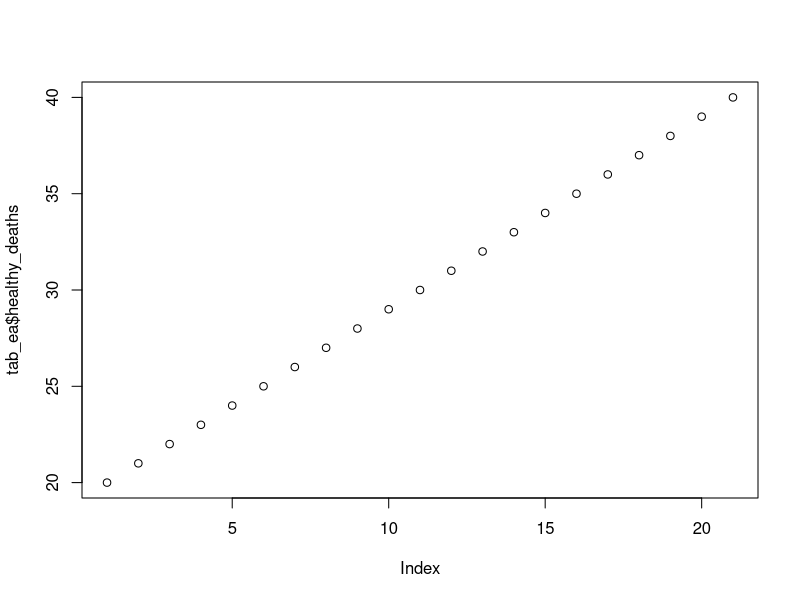

This figure's R source: (Note: this script raises an error after producing the figure.)
library(tidyverse) # CRAN v1.3.0
library(readxl) # CRAN v1.3.1
library(reshape2) # CRAN v1.4.4
library(grid)
library(ggtext) # [github::wilkelab/ggtext] v0.1.0
library(cowplot) # CRAN v1.0.0
tab_fa <- read_excel("Table Fa.xlsx")

tab_ea <- read_excel("Table EA.xlsx")

plot(tab_ea$Age,tab_ea$healthy_deaths)

tab_ea <- tab_ea %>%
  select(Age, healthy_living = `Englishmen Living`, healthy_deaths=`Englishmen Dying Yearly`)

tab_fa <- tab_fa %>% mutate(dead = lag(cumsum(Dying)),
                 inval = lag(cumsum(Invalided)),
                 death_inval_ratio=Invalided/Dying) %>%
  select(Age, living=Living, dead, inval, death_inval_ratio)

combined_tbl <- inner_join(tab_fa, tab_ea, by=c("Age")) %>%
  mutate(projected_inval = death_inval_ratio*healthy_deaths,
         healthy_dead = lag(cumsum(healthy_deaths)),
         healthy_inval = lag(cumsum(projected_inval)),
         healthy_living = 10000-(healthy_dead+healthy_inval)) %>%
  select(Age,living, dead, inval, healthy_living, healthy_dead, healthy_inval)

living_mlt <- combined_tbl %>%
  select(Age, army=living, englishmen=healthy_living) %>%
  melt(id.vars=c("Age"), variable.name="group", value.name = "n_living") %>%
  replace_na(list(n_living = list(10000)))

dead_mlt <- combined_tbl %>%
  select(Age, army=dead, englishmen=healthy_dead) %>%
  melt(id.vars=c("Age"), variable.name="group", value.name = "n_dead") %>%
  replace_na(list(n_dead = list(0)))

inval_mlt <- combined_tbl %>%
  select(Age, army=inval, englishmen=healthy_inval) %>%
  melt(id.vars=c("Age"), variable.name="group", value.name = "n_inval") %>%
  replace_na(list(n_inval = list(0)))

plt_df <- inner_join(living_mlt, dead_mlt, by=c("Age", "group")) %>% inner_join(inval_mlt, by=c("Age", "group"))

custom_y=c("0", paste(seq(1,10, by=1), "000", sep=","))
custom_x = c(20, 1:9,30, 1:9,40)

loss_df <- data.frame(label=rep("Loss",2), x=c(33,33), y=c(7700, 8400), condition=rep(NA,2), group=c("army","englishmen"))
by_df <- data.frame(label=rep("by",2), x=c(35.5,34.9), y=c(7000, 8150), condition=rep(NA,2), group=c("army","englishmen"))
in_text_df <- data.frame(label=rep("Invaliding",2), x=c(37.25,37.25), y=c(6150, 7700), condition=rep(NA,2), group=c("army","englishmen"))

multi_state <- plt_df %>%
  mutate(n_dead=as.numeric(n_dead),
         n_living=as.numeric(n_living),
         n_inval=as.numeric(n_inval),
         ) %>%
  melt(id.vars=c("Age", "group"), variable.name="condition", value.name = "n_body") %>%
  mutate(condition=factor(condition, levels=c("n_dead", "n_inval", "n_living"))) %>%
  ggplot()+
  facet_wrap(~group, scales = "free")+
  aes(x=Age, y=n_body, fill=condition)+
  geom_line(data=. %>% filter(condition=="n_living"), color="darkgrey")+
  geom_line(aes(y=10000-n_body), data=. %>% filter(condition=="n_dead"), color="darkgrey")+
  geom_area(alpha=0.5)+
  geom_vline(xintercept = 30)+
  scale_x_continuous(expand = c(0,0), position = "top", breaks=seq(20,40, by=1),
                     labels = custom_x)+
  scale_y_continuous(expand = c(0,0), breaks = seq(0,10000, by=1000),
                     labels = custom_y)+
  scale_fill_manual(values = c("cornflowerblue", "yellow", "tomato"))+
  coord_cartesian(clip="off", ylim = c(0,10000))+
  theme_light()+
  theme(legend.position = "none",
        panel.grid.major = element_line(color="darkgrey"),
        panel.grid.minor = element_blank(),
        axis.ticks = element_blank(),
        axis.title = element_blank(),
        axis.text.x = element_text(family="serif", face="italic", size=11),
        axis.text.y = element_text(family="serif", face="italic", size=14),
        strip.text = element_blank(),
        panel.spacing = unit(8, "lines"),
        plot.background = element_rect(fill=alpha("burlywood1"), color="burlywood1"),
        plot.margin = margin(b=20, t=20, r=20))+
  annotate(geom = "text", x = 25, y=-350, label="Young Soldiers", size=5, family="serif", fontface="italic")+
  annotate(geom = "text", x = 35, y=-350, label="Veterans", size=5, family="serif", fontface="italic")+
  annotate(geom = "text", x = 20.5, y=-350, label="20",family="serif", fontface="italic")+
  annotate(geom = "text", x = 30, y=-350, label="30", size=5, family="serif", fontface="italic")+
  annotate(geom = "text", x = 30, y=11200, label="Years", size=5, family="serif", fontface="italic")+
  annotate(geom = "text", x = 39, y=11200, label="Age", size=5, family="serif", fontface="italic")+
  annotate(geom = "text", x = 20.5, y=11200, label="Age", size=5, family="serif", fontface="italic")+
  annotate(geom = "text", x = 39.5, y=-350, label="40", size=5, family="serif", fontface="italic")+
  annotate(geom = "text", x = 29.55, y=4500, label="Effectives", size=5, family="serif", fontface="italic")+
  annotate(geom = "text", x = 35.5, y=1500, label="Veterans", size=5, family="serif", fontface="italic")+
  annotate(geom = "text", x = 34, y=9300, label="Loss by", size=5, family="serif", fontface="italic")+
  annotate(geom = "text", x = 37, y=8700, label="Death", size=5, family="serif", fontface="italic")+
  geom_text(data=loss_df, aes(x=x,y=y, label=label), family="serif", fontface="italic", size=5)+
  geom_text(data=by_df, aes(x=x,y=y, label=label), family="serif", fontface="italic", size=5)+
  geom_text(data=in_text_df, aes(x=x,y=y, label=label), family="serif", fontface="italic", size=5)


lh_title <- ggplot(data.frame(x = 1:2, y = 1:10)) +
  labs(x = NULL, y = NULL,
       subtitle="*I. DIAGRAM - representing the ARMY <br> at Home in its present State.*")+
  theme_void()+
  theme(line = element_blank(),
        axis.text = element_blank(),
        axis.line.x = element_blank(),
        plot.title = element_blank(),
        plot.subtitle = element_markdown(size = 14, color = "black", hjust = 0.5, family = "serif", margin = margin(r=50)),
        plot.margin = margin(0, 0, 0, 0))

rh_title <- ggplot(data.frame(x = 1:2, y = 1:10)) +
  labs(x = NULL, y = NULL,
       subtitle="*II.DIAGRAM - representing the ARMY <br> at Home in an improved State.*")+
  theme_void()+
  theme(line = element_blank(),
        axis.text = element_blank(),
        axis.line.x = element_blank(),
        plot.title = element_blank(),
        plot.subtitle = element_markdown(size = 14, color = "black", hjust = 0.5, family = "serif", margin = margin()),
        plot.margin = margin(0, 0, 0, 0))

rh_title <- ggplot(data.frame(x = 1:2, y = 1:10)) +
  labs(x = NULL, y = NULL,
       subtitle="   *II.DIAGRAM - representing the ARMY <br>    at Home in an improved State.*")+
  theme_void()+
  theme(line = element_blank(),
        axis.text = element_blank(),
        axis.line.x = element_blank(),
        plot.title = element_blank(),
        plot.subtitle = element_markdown(size = 14, color = "black", hjust = 0.7, family = "serif", margin = margin()),
        plot.margin = margin(0, 0, 0, 0))

(com_title=plot_grid(lh_title, rh_title, rel_widths = c(0.5,0.5), nrow=1)+
  theme(plot.margin = margin()))#,
       #plot.background = element_rect(color=alpha("orange", 0.2), fill=alpha("orange", 0.2))))


custom_rh_label= "This Diagram is constructed \n so as to show what the State \n of the Army at Home would \n be if the Mortality were the \n same as it is in the Civil \n Population at corresponding \n Ages, and if the Invaliding \n bore the same proportion to \n the Deaths as it does in \n Diagram I. \n The Invaliding may be more \n but it would probably be \n less than it is represented to \n be in Diagram II."

(final <- plot_grid(com_title, multi_state, ncol = 1, rel_heights = c(0.15, 0.85))+
  theme(plot.margin = margin(t=20, r=110, l=110))+
  annotate(x = 0.5, y=1.05, geom = "text", label="F.", family="serif")+
  annotate(x=0.5, y=0.5, geom = "text", label="Each of the \n 200 small \n Parallelograms \n represents \n 1000 Men.",
           family="serif", fontface="italic", size=6)+
  annotate(x=-0.115, y=0.6, geom = "text", label="I.", family="serif", size=6)+
  annotate(x=-0.05, y=0.6, geom = "text", label="This Diagram", family="serif", fontface="italic", size=6)+
  annotate(x=-0.059, y=0.53, geom = "text", label="has been constructed \n    to illustrate", family="serif", fontface="italic", size=4.5)+
  annotate(x=-0.055, y=0.45, geom = "text", label="Table F.a.", family="serif", fontface="italic", size=5)+
  annotate(x=.9775, y=0.5, geom="text", label=custom_rh_label, size=3.8, fontface="italic", family="serif", hjust=0)+
  annotate(x=0.985, y=0.765, geom="text", label="II.", size=4, family="serif", hjust=0))


caption <- ggplot(data.frame(x = 1:2, y = 1:10)) +
  labs(x = NULL, y = NULL,
       subtitle="<span style='font-family:sans'>TWO DIAGRAMS</span> showing the loss of strength in the <span style='font-family:sans'>ARMY</span> by <span style='font-family:sans'>INVALIDING</span>  and by <span style='font-family:sans'>DEATH.")+
  theme_void()+
  theme(line = element_blank(),
        axis.text = element_blank(),
        axis.line.x = element_blank(),
        plot.title = element_blank(),
        plot.subtitle = element_markdown(size = 13, color = "black", hjust = 0.5, family = "serif", margin = margin(t=20), face = "italic"),
        plot.margin = margin(0, 0, 0, 0))

p<-plot_grid(final, caption, ncol = 1, rel_heights = c(0.9,0.1))

ggdraw()+
  draw_plot(p)+
  theme(panel.background = element_rect(fill="burlywood1", color="burlywood1"))

ggsave(filename = "mulistate_chart.png", device = "png", width = 15.5, height = 6.75)


